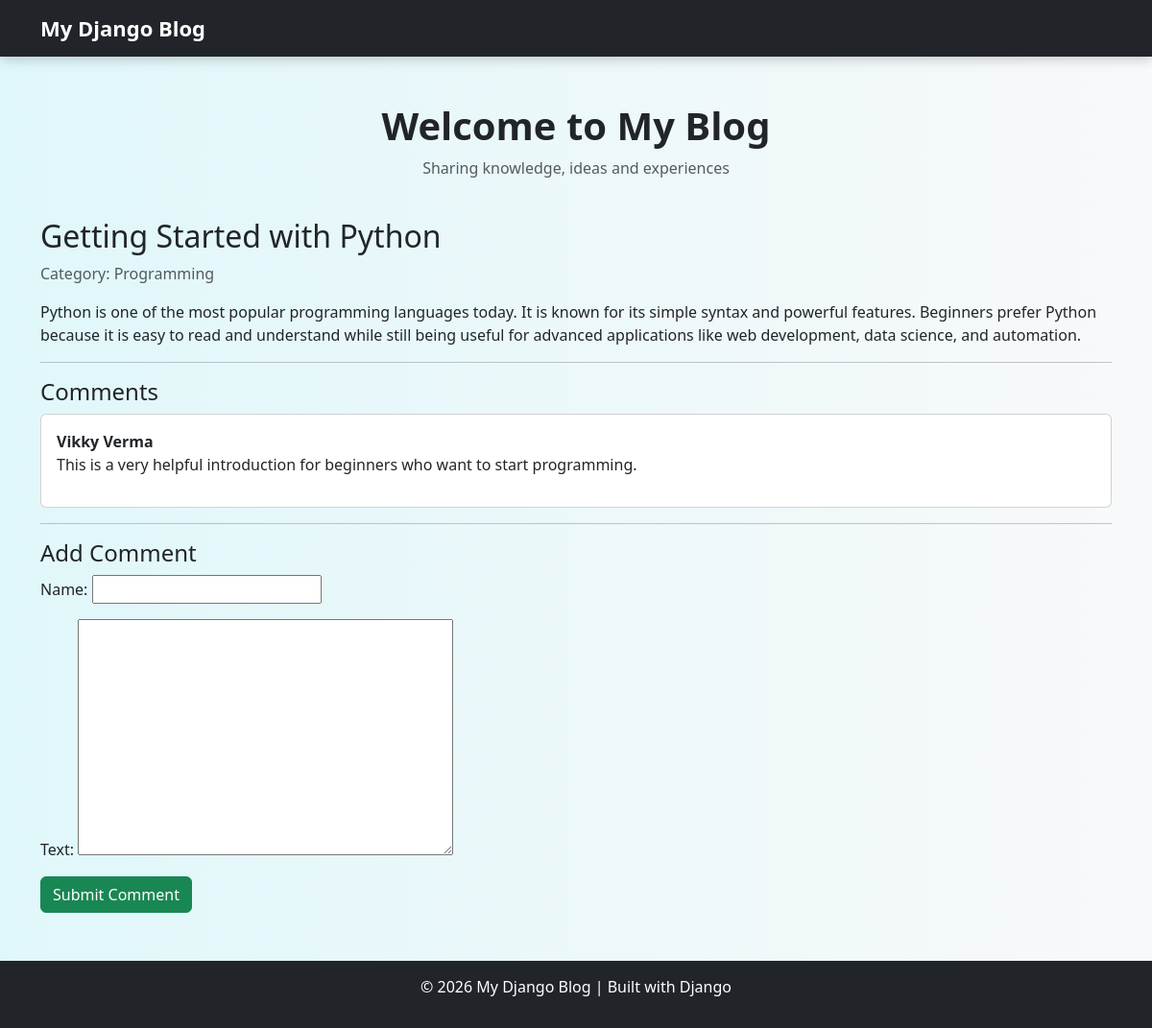
Page /post/python/ on the committed database.
### blog/models.py (models this page shows, shortened)
class Post(models.Model):
    title = models.CharField(max_length=200)
    slug = models.SlugField(unique=True)
    content = models.TextField()
    category = models.ForeignKey(
        Category,
        on_delete=models.CASCADE,
        related_name="posts"
    )
    created_at = models.DateTimeField(auto_now_add=True)

class Category(models.Model):
    name = models.CharField(max_length=100)
    slug = models.SlugField(unique=True)

class Comment(models.Model):
    post = models.ForeignKey(
        Post,
        on_delete=models.CASCADE,
        related_name="comments"
    )
    name = models.CharField(max_length=100)
    text = models.TextField()
    created_at = models.DateTimeField(auto_now_add=True)

### blog/views.py (the view)
# urls.py: path("post/<slug:slug>/", views.post_detail, name="post_detail"),
def post_detail(request, slug):
    post = get_object_or_404(Post, slug=slug)
    comments = post.comments.all()
    form = CommentForm(request.POST or None)
    if request.method == "POST" and form.is_valid():
        comment = form.save(commit=False)
        comment.post = post
        comment.save()
        return redirect("post_detail", slug=post.slug)
    return render(request, "post_detail.html", {
        "post": post,
        "comments": comments,
        "form": form
    })

### blog/forms.py
class CommentForm(forms.ModelForm):
    class Meta:
        model = Comment
        fields = ["name", "text"]

### blog/templates/post_detail.html (shortened to what this page needs)
{% extends "base.html" %}
{% block content %}
<h2>{{ post.title }}</h2>
<p class="text-muted">
    Category: {{ post.category.name }}
</p>
<p class="mt-3">
    {{ post.content }}
</p>
<hr>
<h4>Comments</h4>
{% for comment in comments %}
<div class="card mb-2">
    <div class="card-body">
        <b>{{ comment.name }}</b>
        <p>{{ comment.text }}</p>
    </div>
</div>
{% empty %}
<p>No comments yet.</p>
{% endfor %}
<hr>
<h4>Add Comment</h4>
<form method="post">
    {{ form.as_p }}
    <button class="btn btn-success">
        Submit Comment
    </button>
</form>
{% endblock %}

### templates/base.html (style rules this page uses)
body { background: linear-gradient(to right, #e0f7fa, #f8f9fa); font-family: 'Segoe UI', sans-serif; }

### rows in the picture
Post: title "Getting Started with Python", category.name "Programming", content "Python is one of the most popular programming languages today. It is known for its simple syntax and powerful features. Beginners prefer Python because it is easy to read and understand while still being useful for advanced applications like web development, data science, and automation."
Comment: name "Vikky Verma", text "This is a very helpful introduction for beginners who want to start programming."
